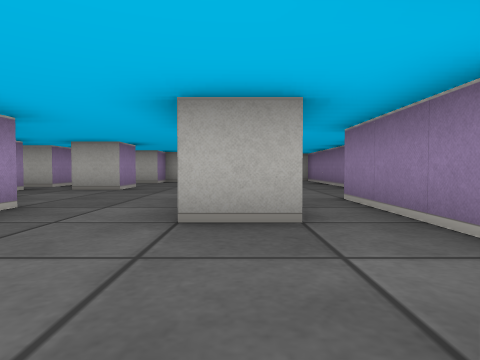
[1] (above)

17 first-person views from a walk through a cub3D ray-caster map. The camera is about half as high as the walls, tilts 2° down and sees 75° across. The floor is counted in squares. Each view is taken from the middle of a square. On the plan, view 1 faces up. The plan holds only what a view shows up to about 9 squares ahead; the rest is blank. The place goes on beyond the plan.

[2]
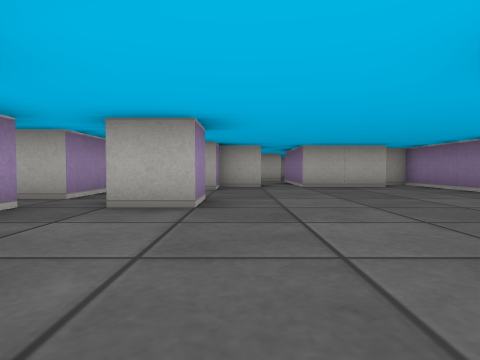

[3]
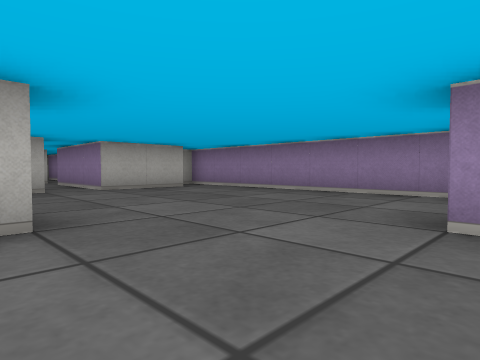

[4]
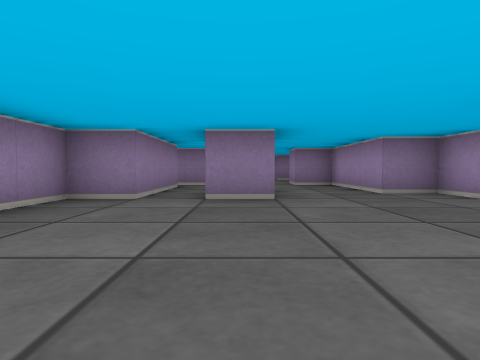

[5]
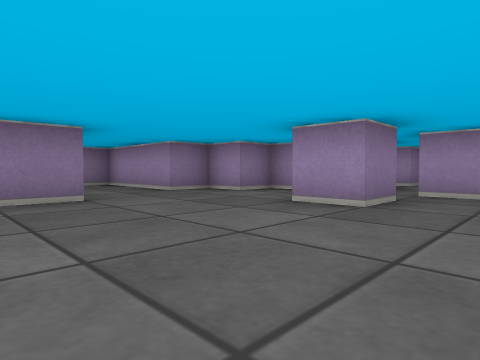

[6]
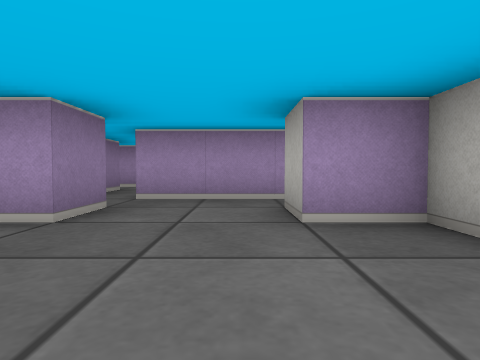

[7]
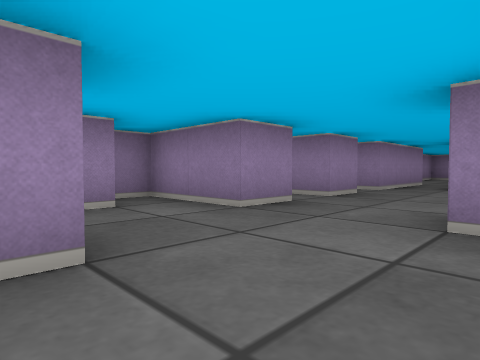

[8]
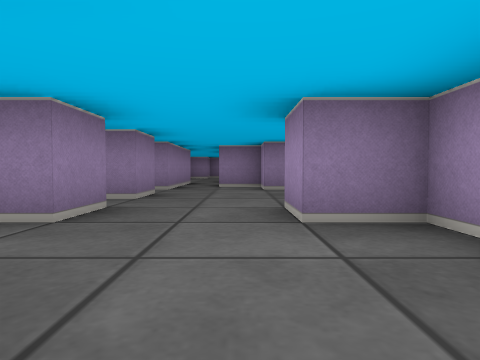

[9]
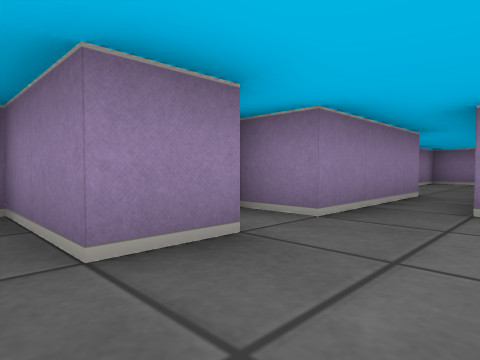

[10]
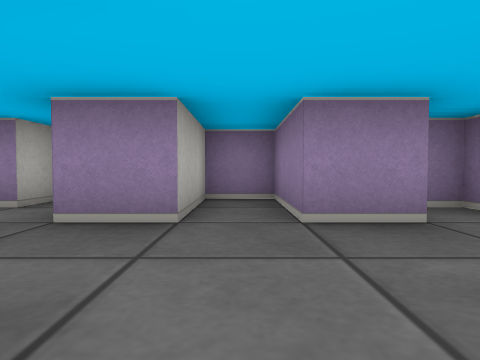

[11]
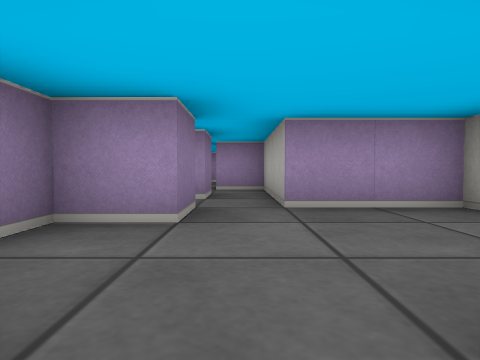

[12]
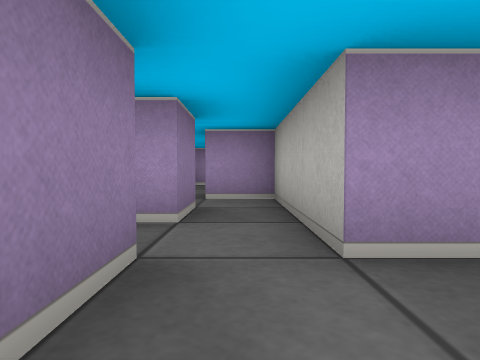

[13]
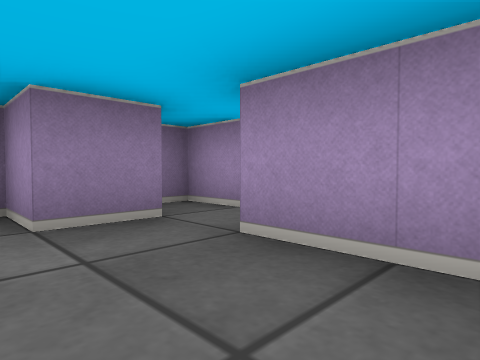

[14]
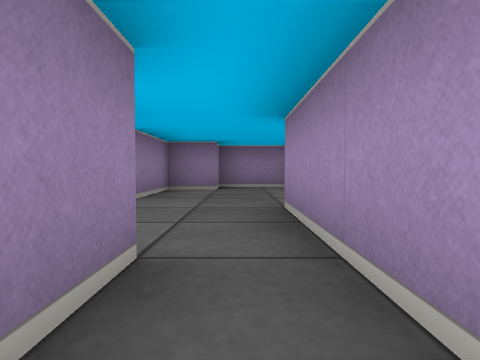

[15]
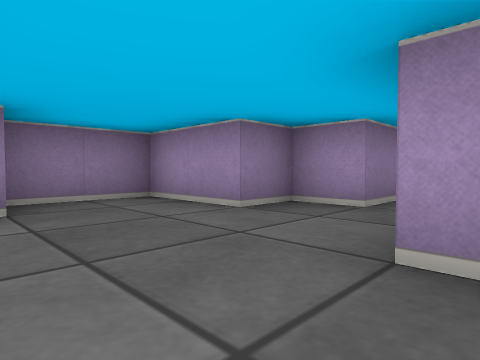

[16]
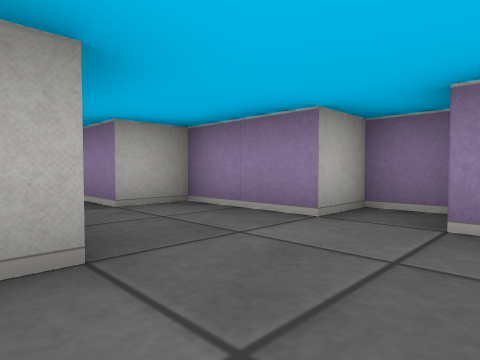

[17]
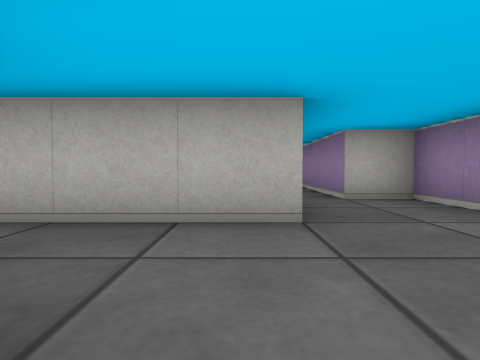

### Floor plan
Points are (right, up) in squares from view 1. A wall is a line through its corners. A room is listed if a view was taken in it or the views show most of it. See-through windows are left out.
Room 1 (views 1, 2, 3, 4, 5, 6, 7, 8)
walls: (-3.6, 7.5) (-2.5, 7.5) (-2.5, 6.5) (-3.5, 6.5); (-4.5, 6.5) (-4.5, 4.5) (-3.5, 4.5) (-3.5, 3.5) (-2.5, 3.5) (-2.5, 0.5) (-1.5, 0.5) (-1.5, -0.5); (0.6, 2.5) (-0.5, 2.5) (-0.5, 4.5) (0.5, 4.5); (-1.4, 10.5) (-2.5, 10.5) (-2.5, 9.5) (-3.5, 9.5); (-4.5, 9.8) (-4.5, 7.5); (1.6, 10.5) (-0.5, 10.5); (2.2, 1.5) (1.5, 1.5) (1.5, 4.5) (2.5, 4.5) (2.5, 11.5) (1.9, 11.5); (0.5, -0.5) (0.5, 0.5) (2.5, 0.5) (2.5, 1.1)
ways out: opening at (-0.5, 0) to room 2; opening at (-5, 7); opening at (-1, 11)
Room 2 (views 9, 10, 11, 12, 13)
walls: (0.5, -2.6) (0.5, -1.5) (2.5, -1.5) (2.5, -0.5) (0.5, -0.5); (-1.5, -3.5) (-1.5, -4.5) (-0.5, -4.5); (0.5, -4.5) (0.5, -3.5) (1.5, -3.5) (1.5, -3); (-2.5, -0.4) (-2.5, -2.5)
ways out: opening at (-0.5, 0) to room 1; opening at (0, -4) to room 3; opening at (-2, -3) to room 4
Room 3 (views 14, 15, 16, 17)
walls: (2.5, -9.4) (2.5, -8.5) (1.5, -8.5) (1.5, -6.5) (0.5, -6.5) (0.5, -4.5); (-2.5, -9.5) (-2.5, -10.5) (-1.5, -10.5) (-1.5, -12.5) (0.5, -12.5) (0.5, -11.5) (1.5, -11.5) (1.5, -9.5); (-0.5, -5.6) (-0.5, -8.5) (-3, -8.5)
ways out: opening at (0, -4) to room 2; opening at (-3, -9)
Room 4 (no view inside)
walls: (-2.5, -3.5) (-1.5, -3.5); (-2.5, -2.5) (-5.5, -2.5) (-5.5, -3.5); (-4.5, -3.5) (-3.5, -3.5) (-3.5, -4.5) (-3, -4.5)
ways out: opening at (-2, -3) to room 2; opening at (-5, -4)

Where each view was taken, in squares from view 1:
view 1: 0 up, 0 right, facing up
view 2: 3 up, 2 left, facing up
view 3: 4 up, 3 left, facing up-right
view 4: 9 up, 0 right, facing down
view 5: 9 up, 1 right, facing down-left
view 6: 9 up, 0 right, facing left
view 7: 3 up, 2 left, facing down-right
view 8: 3 up, 1 left, facing down
view 9: 1 down, 1 left, facing down-right
view 10: 1 down, 2 left, facing right
view 11: 3 down, 1 right, facing left
view 12: 3 down, 1 left, facing left
view 13: 1 down, 1 left, facing down-left
view 14: 5 down, 0 right, facing down
view 15: 8 down, 1 right, facing down-left
view 16: 10 down, 1 left, facing up-right
view 17: 11 down, 1 left, facing up
